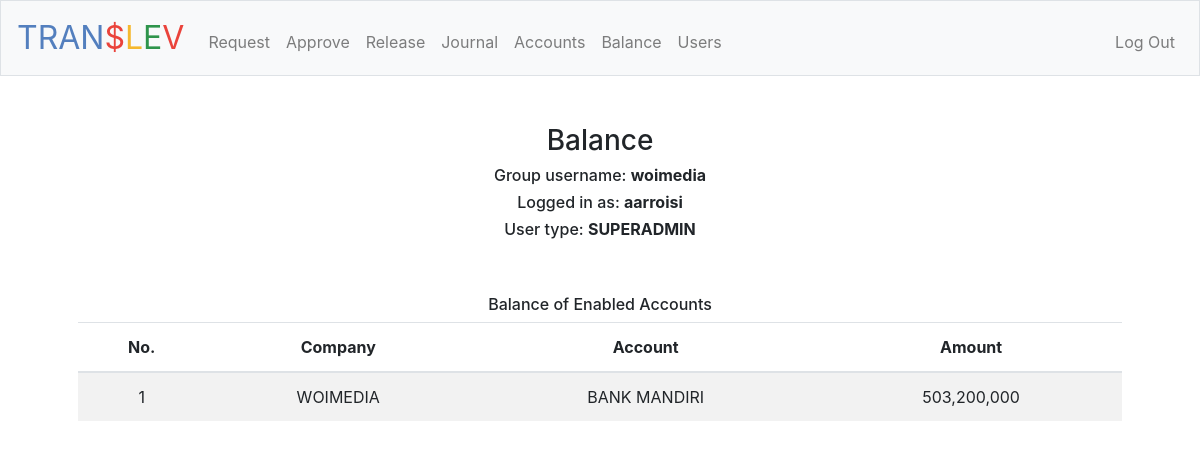
The page /balance (signed in) on the database its author committed.
### tables this page shows
CREATE TABLE 'users' (
user_id INTEGER PRIMARY KEY,
username TEXT,
hash TEXT, 'type' text DEFAULT 'MAKER', 'group_username' text, 'allowed' boolean DEFAULT 1);

CREATE TABLE 'accounts' (
acc_id INTEGER PRIMARY KEY,
acc_name TEXT, 'visibility'  boolean DEFAULT (1)  , 'com_name' text, 'acc_com' text, 'group_username' text, 'include' boolean, 'balance' numeric DEFAULT 0);

### application.py (the view)
@app.route("/balance")
@login_required
def balance():
    db = SQL("sqlite:///translev.db")
    userid = session["user_id"]
    userSession = db.execute("SELECT * FROM users WHERE users.user_id = ?", userid)
    username = userSession[0]["username"]
    level = userSession[0]['type']
    group_username = userSession[0]['group_username']
    ids = [group_username, username, level]
    if level in ["SUPERADMIN", "RELEASER", "APPROVER"]:
        balances = db.execute("SELECT * FROM accounts WHERE group_username = ? AND include = 1", group_username)
        for i, row in zip(list(range(1,len(balances)+1)), balances):
            row['acc_id'] = i
        return render_template("balance.html", balances=balances, ids=ids)
    else:
        flash("You are not APPROVER / RELEASER / SUPER ADMIN!")
        return redirect("/")

### application.py (called while the page is built)
@app.after_request
def after_request(response):
    response.headers["Cache-Control"] = "no-cache, no-store, must-revalidate"
    response.headers["Expires"] = 0
    response.headers["Pragma"] = "no-cache"
    return response

### helpers.py (called while the page is built)
def login_required(f):
    @wraps(f)
    def decorated_function(*args, **kwargs):
        if session.get("user_id") is None:
            return redirect("/login")
        return f(*args, **kwargs)
    return decorated_function

### templates/balance.html (shortened to what this page needs)
{% extends "layout.html" %}
{% block main %}
    <h3>Balance</h3>
    <h6>Group username: <b>{{ ids[0] }}</b></h6>
    <h6>Logged in as: <b>{{ ids[1] }}</b></h6>
    <h6>User type: <b>{{ ids[2] }}</b></h6>
    <br>
    <br>
    <h6>Balance of Enabled Accounts</h6>
    <table class="table text-center table-striped">
        <thead>
            <tr>
                <th scope="col">No.</th>
                <th scope="col">Company</th>
                <th scope="col">Account</th>
                <th scope="col">Amount</th>
            </tr>
        </thead>
        <tbody>
        {% for row in balances %}
            <tr>
                <td>{{ row["acc_id"] }}</td>
                <td>{{ row["com_name"] }}</td>
                <td>{{ row["acc_name"] }}</td>
                <td>{{ "{:,.0f}".format(row["balance"]) }}</td>
            </tr>
        {% endfor %}
        </tbody>
    </table>
{% endblock %}

### rows shown on the page
users: group_username "woimedia", username "aarroisi", type "SUPERADMIN"
accounts: acc_id "1", com_name "WOIMEDIA", acc_name "BANK MANDIRI", balance "503,200,000"
